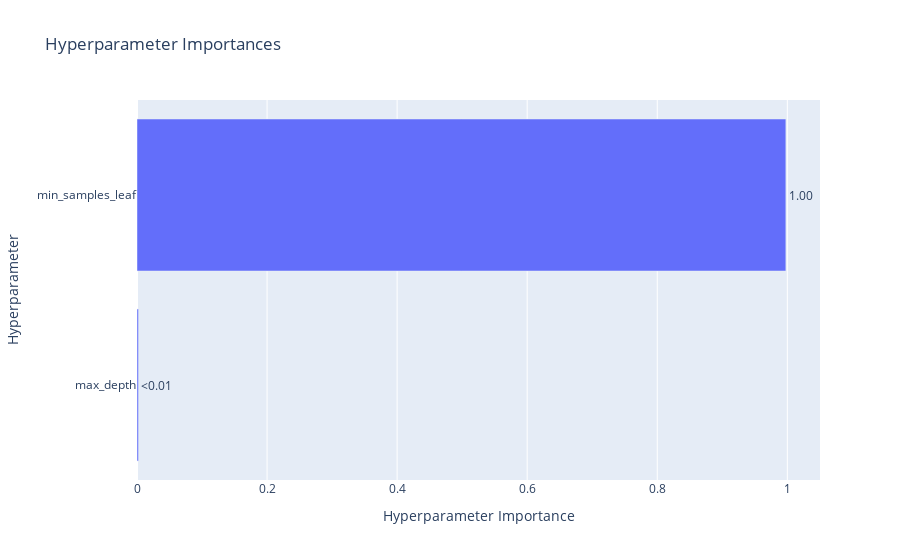

Notebook code for this chart:
### Code cell
optuna.visualization.plot_param_importances(study)

### Figure 1 — Plotly figure (JSON) as saved in the notebook; plotly's stock layout.template omitted (floating-point values rounded to 4 significant figures)
{"data": [{"cliponaxis": false, "hovertemplate": ["max_depth (IntDistribution): 0.0022692861247343506<extra></extra>", "min_samples_leaf (IntDistribution): 0.9977307138752657<extra></extra>"], "name": "Objective Value", "orientation": "h", "text": ["<0.01", "1.00"], "textposition": "outside", "type": "bar", "x": [0.002269, 0.9977], "y": ["max_depth", "min_samples_leaf"]}], "layout": {"title": {"text": "Hyperparameter Importances"}, "xaxis": {"title": {"text": "Hyperparameter Importance"}}, "yaxis": {"title": {"text": "Hyperparameter"}}}}
